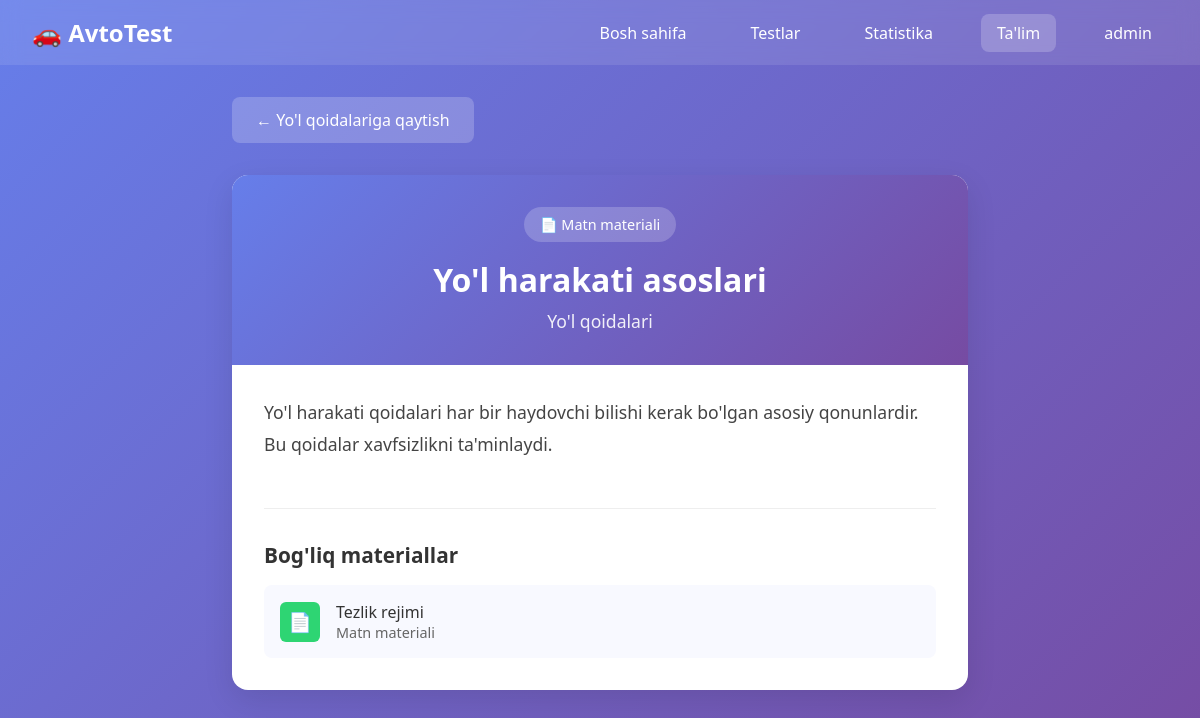
Screenshot of /quiz/education/content/1/ (signed in) with the database file from the repository.
### account/models.py (models this page shows, shortened)
class CustomUser(AbstractUser):
    phone_number = models.CharField(max_length=15, blank=True, null=True)
    birth_date = models.DateField(blank=True, null=True)
    total_tests_taken = models.IntegerField(default=0)
    best_score = models.IntegerField(default=0)
    created_at = models.DateTimeField(auto_now_add=True)
    updated_at = models.DateTimeField(auto_now=True)
    groups = models.ManyToManyField(
        'auth.Group',
        verbose_name='groups',
        blank=True,
        help_text='The groups this user belongs to.',
        related_name='customuser_set',
        related_query_name='customuser',
    )
    user_permissions = models.ManyToManyField(
        'auth.Permission',
        verbose_name='user permissions',
        blank=True,
        help_text='Specific permissions for this user.',
        related_name='customuser_set',
        related_query_name='customuser',
    )

### quiz/models.py (models this page shows, shortened)
class EducationContent(models.Model):
    CONTENT_TYPES = [
        ('video', 'Video'),
        ('text', 'Matn'),
        ('image', 'Rasm'),
    ]
    category = models.ForeignKey(Category, on_delete=models.CASCADE, related_name='education_content')
    title = models.CharField(max_length=200)
    content_type = models.CharField(max_length=10, choices=CONTENT_TYPES)
    text_content = models.TextField(blank=True)
    video_url = models.URLField(blank=True)
    image = models.ImageField(upload_to='education/', blank=True, null=True)
    order = models.IntegerField(default=0)
    created_at = models.DateTimeField(auto_now_add=True)
    class Meta:
        ordering = ['order', 'created_at']

class Category(models.Model):
    name = models.CharField(max_length=100)
    name_uz = models.CharField(max_length=100)
    description = models.TextField(blank=True)
    icon = models.ImageField(upload_to='categories/', blank=True, null=True)
    created_at = models.DateTimeField(auto_now_add=True)
    class Meta:
        verbose_name_plural = "Categories"

### quiz/views.py (the view)
# urls.py: path('content/<int:content_id>/', views.education_content_view, name='content'),
@login_required
def education_content_view(request, content_id):
    content = get_object_or_404(EducationContent, id=content_id)
    related_content = EducationContent.objects.filter(
        category=content.category
    ).exclude(id=content_id)[:3]
    return render(request, 'quiz/education_content.html', {
        'content': content,
        'related_content': related_content
    })

### templates/quiz/education_content.html (shortened to what this page needs)
<!DOCTYPE html>
<html lang="uz">
<head>
</head>
<body>
    <header class="header">
        <nav class="nav">
            <a href="{% url 'home' %}" class="logo">
                🚗 AvtoTest
            </a>
            <ul class="nav-links">
                <li><a href="{% url 'home' %}">Bosh sahifa</a></li>
                <li><a href="{% url 'quiz:categories' %}">Testlar</a></li>
                <li><a href="{% url 'quiz:statistics' %}">Statistika</a></li>
                <li><a href="{% url 'quiz:education' %}" class="active">Ta'lim</a></li>
                {% if user.is_authenticated %}
                    <li><a href="{% url 'account:profile' %}">{{ user.first_name|default:user.username }}</a></li>
                {% else %}
                    <li><a href="{% url 'account:login' %}">Kirish</a></li>
                {% endif %}
            </ul>
        </nav>
    </header>
    <div class="container">
        <a href="{% url 'quiz:education_category' content.category.id %}" class="back-button">
            ← {{ content.category.name_uz }}ga qaytish
        </a>
        <div class="content-card">
            <div class="content-header">
                <div class="content-type">
                    {% if content.content_type == 'video' %}📹 Video dars
                    {% elif content.content_type == 'text' %}📄 Matn materiali
                    {% else %}🖼️ Rasm materiali{% endif %}
                </div>
                <h1 class="content-title">{{ content.title }}</h1>
                <p class="content-category">{{ content.category.name_uz }}</p>
            </div>
            <div class="content-body">
                {% if content.text_content %}
                    <div class="content-text">
                        {{ content.text_content|linebreaks }}
                    </div>
                {% endif %}
                {% if related_content %}
                <div class="related-content">
                    <h3 class="related-title">Bog'liq materiallar</h3>
                    <div class="related-list">
                        {% for related in related_content %}
                        <a href="{% url 'quiz:education_content' related.id %}" class="related-item">
                            <div class="related-icon" style="background:
                                {% if related.content_type == 'video' %}#ff4757
                                {% elif related.content_type == 'text' %}#2ed573
                                {% else %}#ffa502{% endif %}">
                                {% if related.content_type == 'video' %}📹
                                {% elif related.content_type == 'text' %}📄
                                {% else %}🖼️{% endif %}
                            </div>
                            <div>
                                <div style="font-weight: 500;">{{ related.title }}</div>
                                <div style="font-size: 0.9rem; color: #666;">
                                    {% if related.content_type == 'video' %}Video dars
                                    {% elif related.content_type == 'text' %}Matn materiali
                                    {% else %}Rasm materiali{% endif %}
                                </div>
                            </div>
                        </a>
                        {% endfor %}
                    </div>
                </div>
                {% endif %}
            </div>
        </div>
    </div>
</body>
</html>

### templates/quiz/education_content.html (style rules this page uses)
* { margin: 0; padding: 0; box-sizing: border-box; }
body { font-family: 'Segoe UI', Tahoma, Geneva, Verdana, sans-serif; background: linear-gradient(135deg, #667eea 0%, #764ba2 100%); min-height: 100vh; color: #333; }
.header { background: rgba(255, 255, 255, 0.1); backdrop-filter: blur(10px); padding: 1rem 0; margin-bottom: 2rem; }
.nav { max-width: 1200px; margin: 0 auto; display: flex; justify-content: space-between; align-items: center; padding: 0 2rem; }
.logo { display: flex; align-items: center; gap: 0.5rem; color: white; font-size: 1.5rem; font-weight: bold; text-decoration: none; }
.nav-links { display: flex; gap: 2rem; list-style: none; }
.nav-links a { color: white; text-decoration: none; padding: 0.5rem 1rem; border-radius: 8px; transition: background 0.3s; }
.nav-links a:hover, .nav-links a.active { background: rgba(255, 255, 255, 0.2); }
.container { max-width: 800px; margin: 0 auto; padding: 0 2rem; }
.back-button { display: inline-flex; align-items: center; gap: 0.5rem; background: rgba(255, 255, 255, 0.2); color: white; text-decoration: none; padding: 0.75rem 1.5rem; border-radius: 8px; transition: background 0.3s; margin-bottom: 2rem; }
.content-card { background: white; border-radius: 16px; overflow: hidden; box-shadow: 0 10px 30px rgba(0, 0, 0, 0.1); }
.content-header { padding: 2rem; background: linear-gradient(135deg, #667eea, #764ba2); color: white; text-align: center; }
.content-type { display: inline-block; padding: 0.5rem 1rem; background: rgba(255, 255, 255, 0.2); border-radius: 20px; font-size: 0.9rem; margin-bottom: 1rem; }
.content-title { font-size: 2rem; margin-bottom: 0.5rem; }
.content-category { opacity: 0.9; font-size: 1.1rem; }
.content-body { padding: 2rem; }
.content-text { line-height: 1.8; font-size: 1.1rem; color: #444; }
.content-text p { margin-bottom: 1.5rem; }
.related-content { margin-top: 3rem; padding-top: 2rem; border-top: 1px solid #eee; }
.related-title { font-size: 1.3rem; margin-bottom: 1rem; color: #333; }
.related-list { display: grid; gap: 1rem; }
.related-item { display: flex; align-items: center; gap: 1rem; padding: 1rem; background: #f8f9ff; border-radius: 8px; text-decoration: none; color: #333; transition: background 0.3s; }
.related-icon { width: 40px; height: 40px; border-radius: 6px; display: flex; align-items: center; justify-content: center; font-size: 1.2rem; color: white; }

### rows the page displays
CustomUser: first_name "admin"
EducationContent: category.name_uz "Yo'l qoidalari", title "Yo'l harakati asoslari", text_content "Yo'l harakati qoidalari har bir haydovchi bilishi kerak bo'lgan asosiy qonunlardir. Bu qoidalar xavfsizlikni ta'minlaydi."
EducationContent: title "Tezlik rejimi", content_type "Matn materiali"
